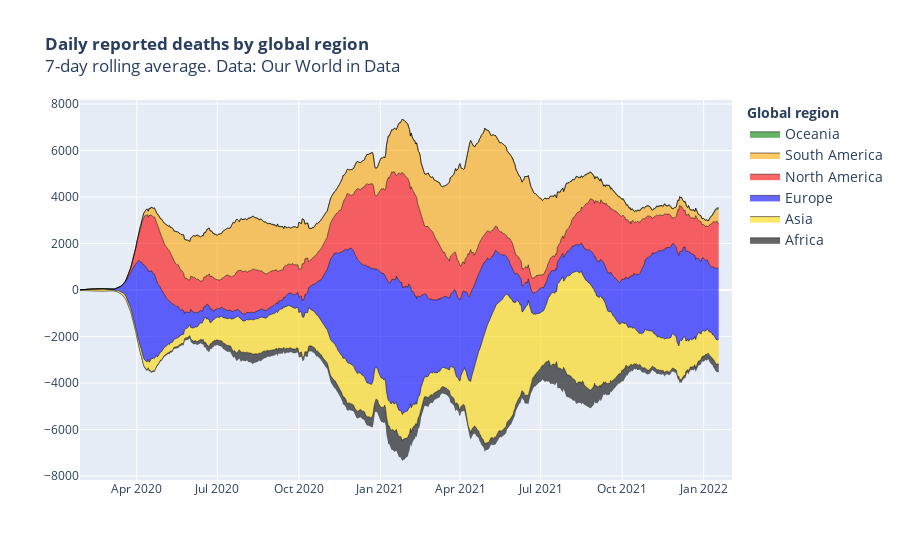

The cell this chart's notebook holds for it:
### Code cell
fig = go.Figure()

for k in values.columns:
    
    fig.add_trace(go.Scatter(
        x=x, y=(-values[k])/2,
        legendgroup = k,
        hoverinfo = "skip",
        hovertext = "",
        name = "",
        fillcolor='rgba(0, 0, 0, 0)',
        line=dict(width = 0),
        stackgroup='one'
    ))

for k in values.columns:
    
    fig.add_trace(go.Scatter(
        x=x, y=values[k],
        hoverinfo='text+y',
        hoveron = 'points+fills',
        legendgroup = k,
        fillcolor = "rgba("+",".join([str(x) for x in (np.array(colors.to_rgb(my_colors[k]))*255)])+",0.6)",
        name = k,
        text = k,
        line = dict(width = 0.5, color = "black"),
        stackgroup='one'
    ))

fig.update_layout(hovermode = "x", title = "<b>Daily reported deaths by global region</b><br>"
                  "7-day rolling average. Data: Our World in Data",
                  legend_traceorder="reversed", legend_font = {"size":14},
                  legend_title = "<b>Global region</b>", legend_title_font = {"size":14})

fig.update_xaxes(range = [x.min(),x.max()+dt.timedelta(15)])

fig.show()

### Figure 1 — Plotly figure (JSON) as saved in the notebook; plotly's stock layout.template omitted (floating-point values rounded to 4 significant figures; data arrays with more than 128 entries replaced by an {"elided": "..."} marker saying what was removed)
{"data": [{"fillcolor": "rgba(0, 0, 0, 0)", "hoverinfo": "skip", "hovertext": "", "legendgroup": "Africa", "line": {"width": 0}, "name": "", "stackgroup": "one", "type": "scatter", "x": {"elided": "722 str values"}, "y": {"elided": "722 float values"}}, {"fillcolor": "rgba(0, 0, 0, 0)", "hoverinfo": "skip", "hovertext": "", "legendgroup": "Asia", "line": {"width": 0}, "name": "", "stackgroup": "one", "type": "scatter", "x": {"elided": "722 str values"}, "y": {"elided": "722 float values"}}, {"fillcolor": "rgba(0, 0, 0, 0)", "hoverinfo": "skip", "hovertext": "", "legendgroup": "Europe", "line": {"width": 0}, "name": "", "stackgroup": "one", "type": "scatter", "x": {"elided": "722 str values"}, "y": {"elided": "722 float values"}}, {"fillcolor": "rgba(0, 0, 0, 0)", "hoverinfo": "skip", "hovertext": "", "legendgroup": "North America", "line": {"width": 0}, "name": "", "stackgroup": "one", "type": "scatter", "x": {"elided": "722 str values"}, "y": {"elided": "722 float values"}}, {"fillcolor": "rgba(0, 0, 0, 0)", "hoverinfo": "skip", "hovertext": "", "legendgroup": "South America", "line": {"width": 0}, "name": "", "stackgroup": "one", "type": "scatter", "x": {"elided": "722 str values"}, "y": {"elided": "722 float values"}}, {"fillcolor": "rgba(0, 0, 0, 0)", "hoverinfo": "skip", "hovertext": "", "legendgroup": "Oceania", "line": {"width": 0}, "name": "", "stackgroup": "one", "type": "scatter", "x": {"elided": "722 str values"}, "y": {"elided": "722 float values"}}, {"fillcolor": "rgba(0.0,0.0,0.0,0.6)", "hoverinfo": "text+y", "hoveron": "points+fills", "legendgroup": "Africa", "line": {"color": "black", "width": 0.5}, "name": "Africa", "stackgroup": "one", "text": "Africa", "type": "scatter", "x": {"elided": "722 str values"}, "y": {"elided": "722 float values"}}, {"fillcolor": "rgba(255.0,215.0,0.0,0.6)", "hoverinfo": "text+y", "hoveron": "points+fills", "legendgroup": "Asia", "line": {"color": "black", "width": 0.5}, "name": "Asia", "stackgroup": "one", "text": "Asia", "type": "scatter", "x": {"elided": "722 str values"}, "y": {"elided": "722 float values"}}, {"fillcolor": "rgba(0.0,0.0,255.0,0.6)", "hoverinfo": "text+y", "hoveron": "points+fills", "legendgroup": "Europe", "line": {"color": "black", "width": 0.5}, "name": "Europe", "stackgroup": "one", "text": "Europe", "type": "scatter", "x": {"elided": "722 str values"}, "y": {"elided": "722 float values"}}, {"fillcolor": "rgba(255.0,0.0,0.0,0.6)", "hoverinfo": "text+y", "hoveron": "points+fills", "legendgroup": "North America", "line": {"color": "black", "width": 0.5}, "name": "North America", "stackgroup": "one", "text": "North America", "type": "scatter", "x": {"elided": "722 str values"}, "y": {"elided": "722 float values"}}, {"fillcolor": "rgba(255.0,165.0,0.0,0.6)", "hoverinfo": "text+y", "hoveron": "points+fills", "legendgroup": "South America", "line": {"color": "black", "width": 0.5}, "name": "South America", "stackgroup": "one", "text": "South America", "type": "scatter", "x": {"elided": "722 str values"}, "y": {"elided": "722 float values"}}, {"fillcolor": "rgba(0.0,128.0,0.0,0.6)", "hoverinfo": "text+y", "hoveron": "points+fills", "legendgroup": "Oceania", "line": {"color": "black", "width": 0.5}, "name": "Oceania", "stackgroup": "one", "text": "Oceania", "type": "scatter", "x": {"elided": "722 str values"}, "y": {"elided": "722 float values"}}], "layout": {"hovermode": "x", "legend": {"font": {"size": 14}, "title": {"font": {"size": 14}, "text": "<b>Global region</b>"}, "traceorder": "reversed"}, "title": {"text": "<b>Daily reported deaths by global region</b><br>7-day rolling average. Data: Our World in Data"}, "xaxis": {"range": ["2020-01-28T00:00:00", "2022-02-02T00:00:00"]}}}
